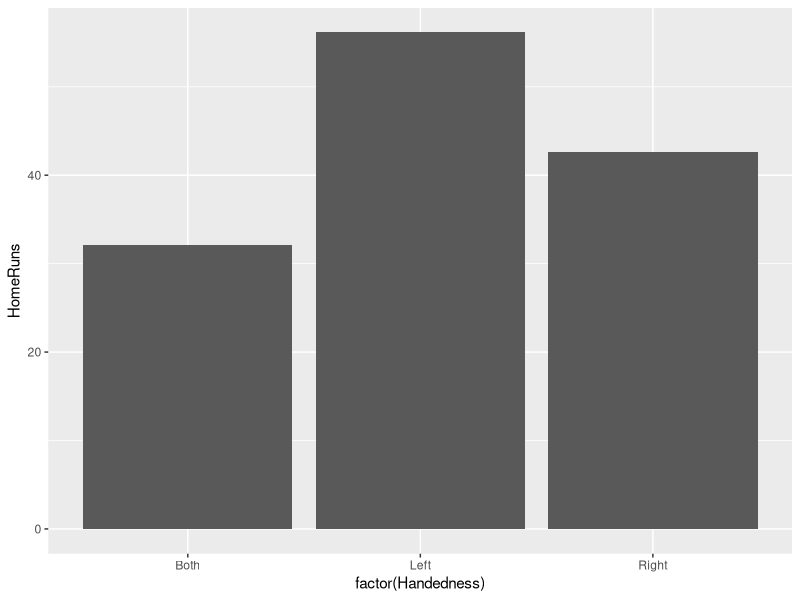
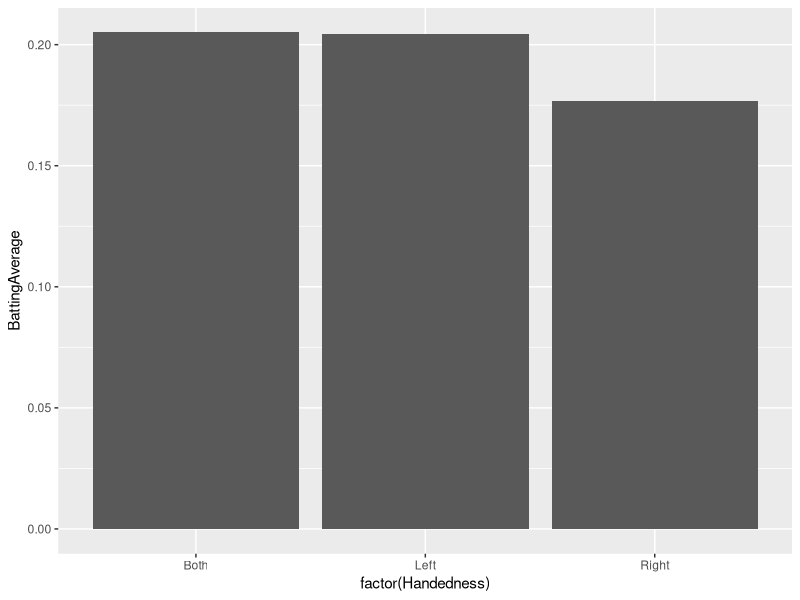
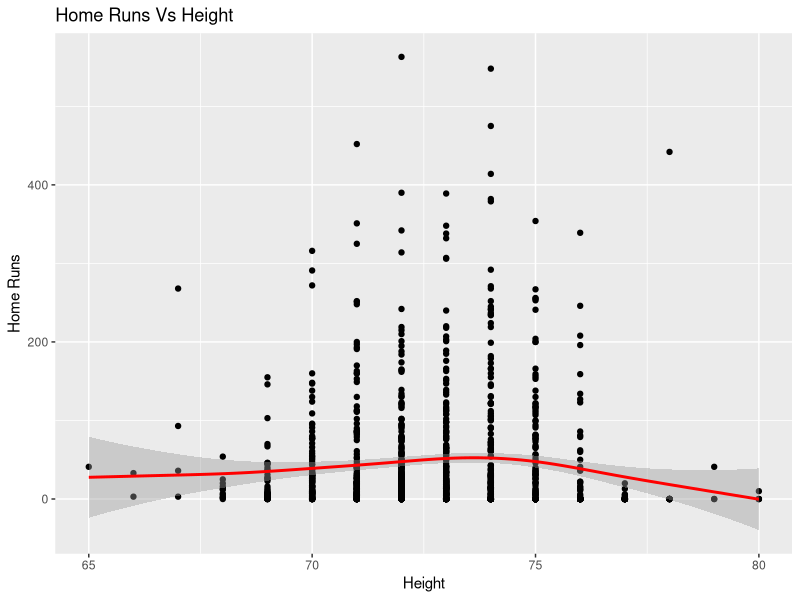
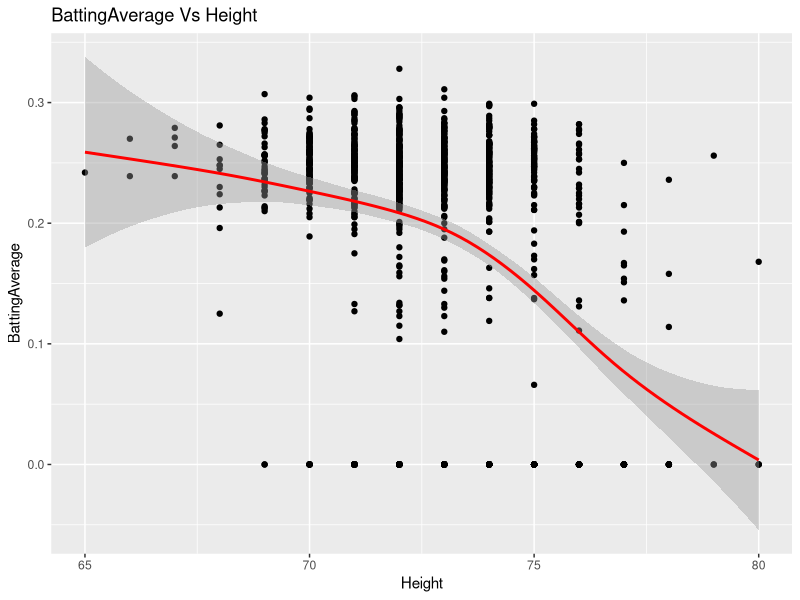
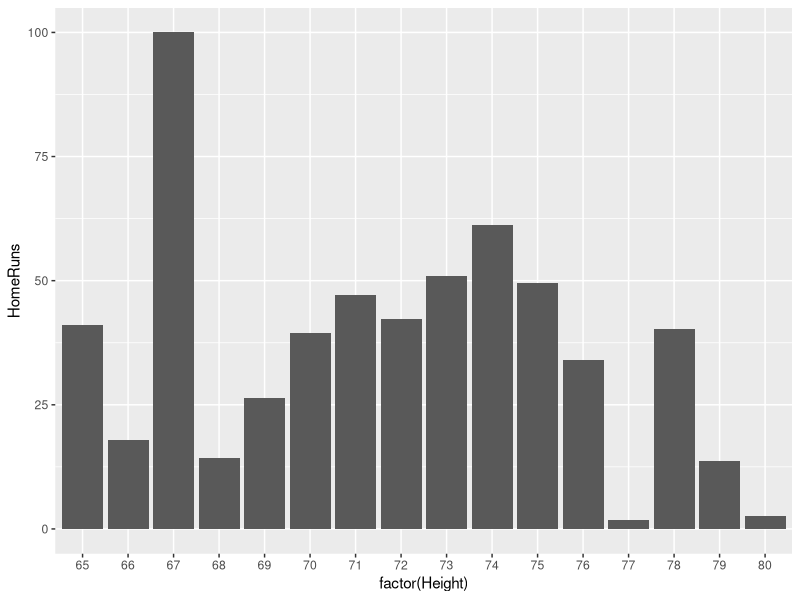
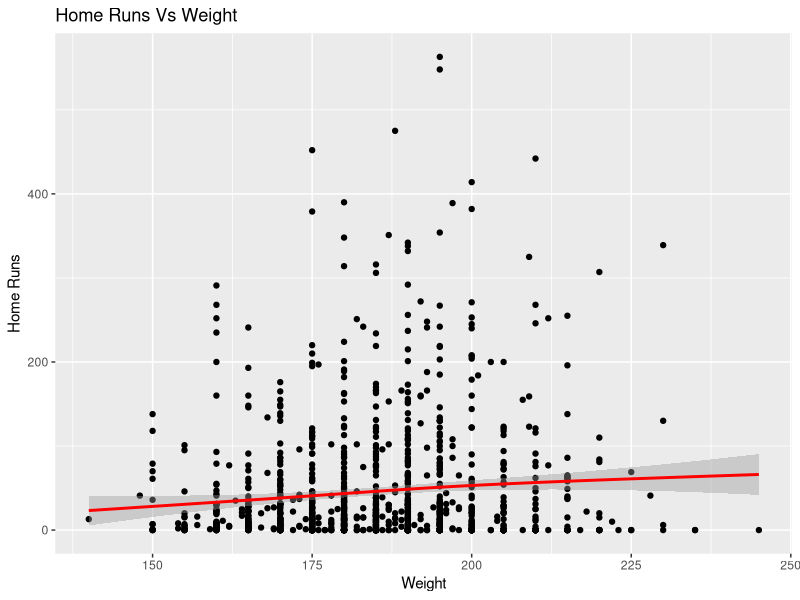
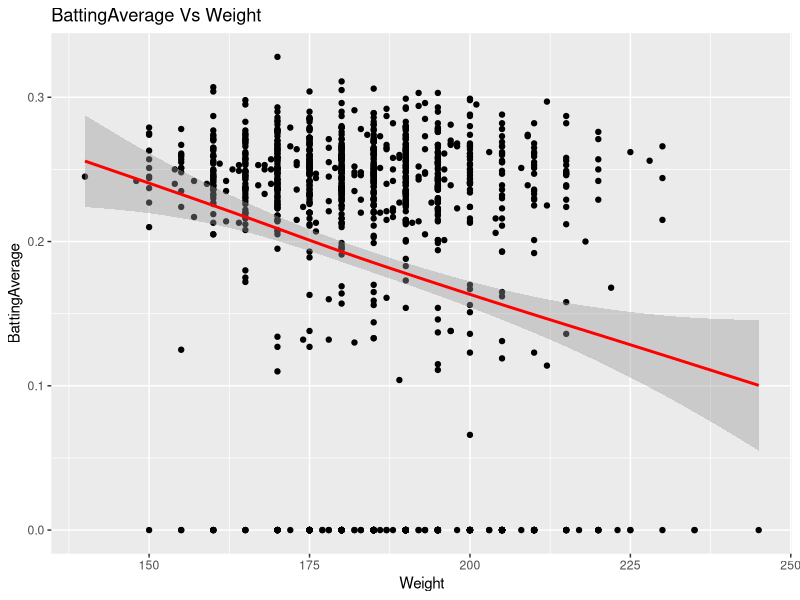

Write the R code that produced these figures, in order.
## ---- chunk 1
# Load all of the packages that you end up using
# in your analysis in this code chunk.

# Notice that the parameter "echo" was set to FALSE for this code chunk.
# This prevents the code from displaying in the knitted HTML output.
# You should set echo=FALSE for all code chunks in your file.

library(ggplot2)
library(dplyr)
library(GGally)
library(scales)
library(memisc)
library(reshape)
library(gridExtra)
## ---- chunk 2
### Load and inspect data
setwd('C:\\Users\\320002667\\Box Sync\\NanoDegree\\M5_Make Effective Visualization\\NanoDegree_DA_P5\\data')
player_df<-read.csv('baseball_data.csv')
## ---- chunk 3
dim(player_df)
names(player_df)
summary(player_df)
summary(player_df$Handedness)

## ---- chunk 4
#ggplot(player_df , aes(x=factor(Height.cm.), y=Home.Runs)) + stat_summary(fun.y="mean", geom="bar")
ggplot(player_df , aes(x=factor(Handedness), y=HomeRuns)) + stat_summary(fun.y="mean", geom="bar")
ggplot(player_df , aes(x=factor(Handedness), y=BattingAverage)) + stat_summary(fun.y="mean", geom="bar")

## ---- chunk 5
 ggplot(aes(x=Height, y=HomeRuns), data = player_df)+
  geom_point()+
  xlab('Height')+
  ylab('Home Runs')+
  ggtitle('Home Runs Vs Height')+
  geom_smooth(color = 'red', linetype=1)

 ggplot(aes(x=Height, y=BattingAverage), data = player_df)+
  geom_point()+
  xlab('Height')+
  ylab('BattingAverage')+
  ggtitle('BattingAverage Vs Height')+
  geom_smooth(color = 'red', linetype=1)

ggplot(player_df , aes(x=factor(Height), y=HomeRuns)) + stat_summary(fun.y="mean", geom="bar")

#ggplot(player_df , aes(x=factor(Height), y=BattingAverage, color=Handedness)) + stat_summary(fun.y="mean", geom="bar")


## ---- chunk 6
 ggplot(aes(x=Weight, y=HomeRuns), data = player_df)+
  geom_point()+
  xlab('Weight')+
  ylab('Home Runs')+
  ggtitle('Home Runs Vs Weight')+
  geom_smooth(color = 'red', linetype=1)

 ggplot(aes(x=Weight, y=BattingAverage), data = player_df)+
  geom_point()+
  xlab('Weight')+
  ylab('BattingAverage')+
  ggtitle('BattingAverage Vs Weight')+
  geom_smooth(color = 'red', linetype=1)
